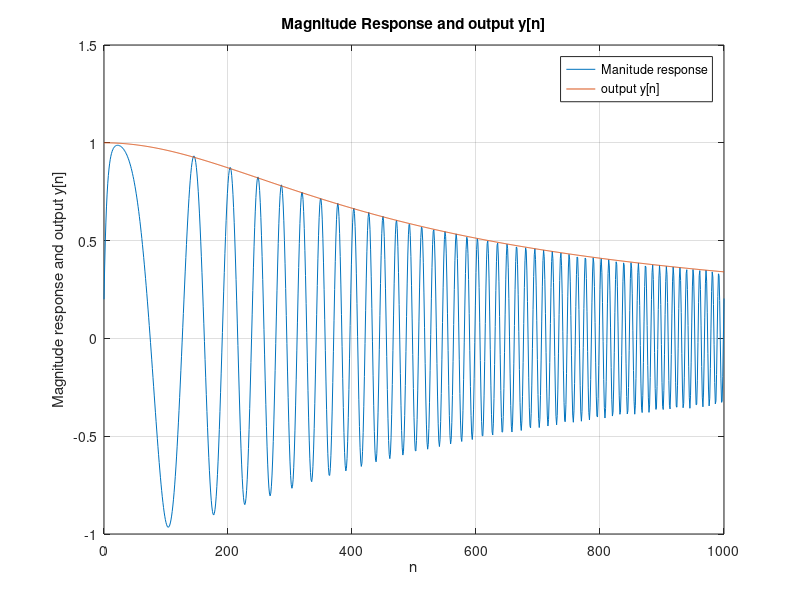

This figure's MATLAB source:
clear all
close all
clc

% set parameters
N = 1000;
n = 0: N;
B = 10;
F_s = 100;

omega = linspace(0, pi/5, 1001);
hh_1000 = 0.2 ./ (1 - 0.8*exp(-j*omega));

b = [0.2, 0];
a = [1, -0.8];
x = cos((pi*B/F_s/N).*n .*n);
y = filter(b, a, x);

figure(1)
plot(n, y);
hold on;
plot(n,abs(hh_1000));
xlabel('n');
ylabel('Magnitude response and output y[n]');
title('Magnitude Response and output y[n]');
legend('Manitude response','output y[n]');
grid on;